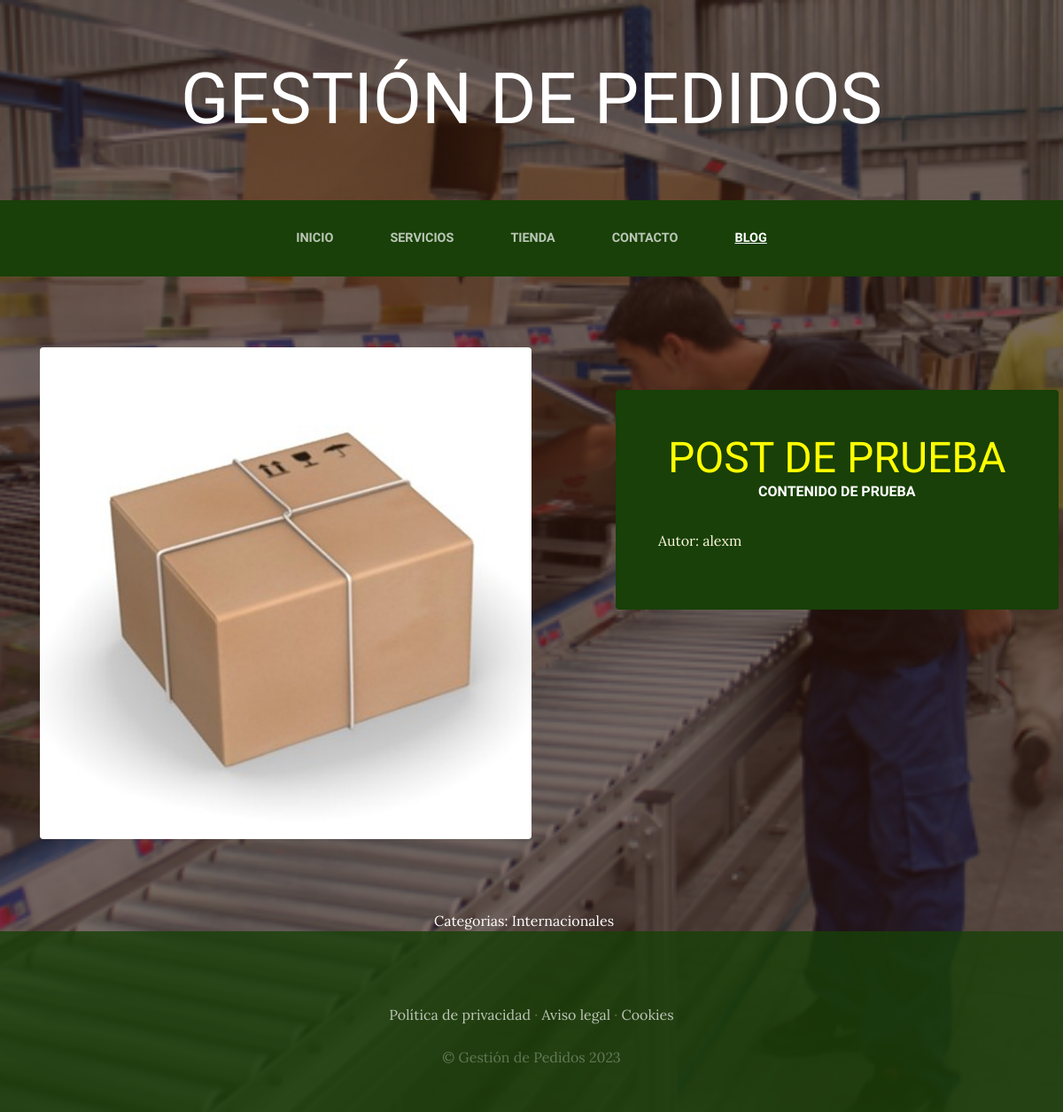
The app's page /blog/categoria/1/ with its own data.
### blog/models.py (models this page shows, shortened)
class Post(models.Model):
    titulo = models.CharField(max_length=50)
    contenido = models.CharField(max_length=100)
    imagen = models.ImageField(upload_to="blog", null=True, blank=True)
    autor = models.ForeignKey(User, on_delete=models.CASCADE)
    categorias = models.ManyToManyField(Categoria)
    created = models.DateTimeField(auto_now_add=True)
    updated = models.DateTimeField(auto_now_add=True)
    class Meta:
        verbose_name = 'post'
        verbose_name_plural = 'posts'

class Categoria(models.Model):
    nombre = models.CharField(max_length=50)
    created = models.DateTimeField(auto_now_add=True)
    updated = models.DateTimeField(auto_now_add=True)
    class Meta:
        verbose_name = 'categoria'
        verbose_name_plural = 'categorias'

### blog/views.py (the view)
# urls.py: path('categoria/<int:categoria_id>/', views.categoria, name="categoria"),
def categoria(request, categoria_id):
    categoria = Categoria.objects.get(id=categoria_id)
    posts = Post.objects.filter(categorias=categoria)
    return render(request, "blog/categorias.html", {'categoria':categoria, 'posts':posts})

### carro/context_processor.py (called while the page is built)
def importe_total_carro(request):
    total=0
    if request.user.is_authenticated:
        for key,value in request.session["carro"].items():
            total=total+(float(value["precio"])*value["cantidad"])
    return {"importe_total_carro":total}

### blog/templates/blog/categorias.html
{% extends 'ProyectoWebApp/base.html' %}
{% load static %}
{% block content %}
    {% for post in posts %}
    <section class="page-section clearfix">
        <div class="container">
            <div class="intro">
                <img class="intro-img img-fluid mb-3 mb-lg-0 rounded" src="{{post.imagen.url}}" alt="">
                <div class="intro-text left-0 text-center bg-faded p-5 rounded">
                    <h2 class="section-heading mb-4">
                        <span class="section-heading-lower">{{post.titulo}}</span>
                        <span class="section-heading-upper">{{post.contenido}}</span>
                    </h2>
                    <div class="autor-style">
                        <p>Autor: {{post.autor}}</p>
                    </div>
                </div>
            </div>
        </div>
    </section>
    {% endfor %}
    <section>
        <div style="width: 75%; text-align: center; margin: auto; color: white;">
            Categorias:
            {% for post in posts %}
                {% for categoria in post.categorias.all %}
                    {{categoria.nombre}} &nbsp;&nbsp;&nbsp;
                {% endfor %}
            {% endfor %}
        </div>
    </section>
{% endblock %}

### ProyectoWebApp/static/ProyectoWebApp/css/gestion.css (style rules this page uses)
body { font-family: 'Lora'; background: linear-gradient(rgba(47, 23, 15, 0.65), rgba(47, 23, 15, 0.65)), url("../img/bg_main.jpg"); background-attachment: fixed; background-position: center; background-size: cover; }
h1, h2, h3, h4, h5, h6 { font-family: 'Raleway'; color: white; }
p { line-height: 1.75; }
.page-section { margin-top: 5rem; margin-bottom: 5rem; }
.section-heading { text-transform: uppercase; }
.section-heading .section-heading-upper { display: block; font-size: 1rem; font-weight: 800; padding-bottom:.5rem; }
.section-heading .section-heading-lower { display: block; font-size: 3rem; font-weight: 100; color: yellow; }
.bg-faded { background-color: rgba(255, 255, 255, 0.85); }
.intro { position: relative; }
@media (min-width: 992px) { .intro .intro-img { width: 75%; float: left; width: 50%; } }
@media (min-width: 992px) { .intro .intro-text { width: 60%; margin-top: 3rem; background-color: rgba(24, 64, 8); color: cornsilk; position: absolute; left: 650px; } }
@media (min-width: 1200px) { .intro .intro-text { width: 45%; } }
.autor-style { text-align: left; font-size: 1.0em; }

### records on screen
Post: imagen (picture), titulo "POST DE PRUEBA", contenido "CONTENIDO DE PRUEBA", autor "alexm"
Categoria: nombre "Internacionales"
